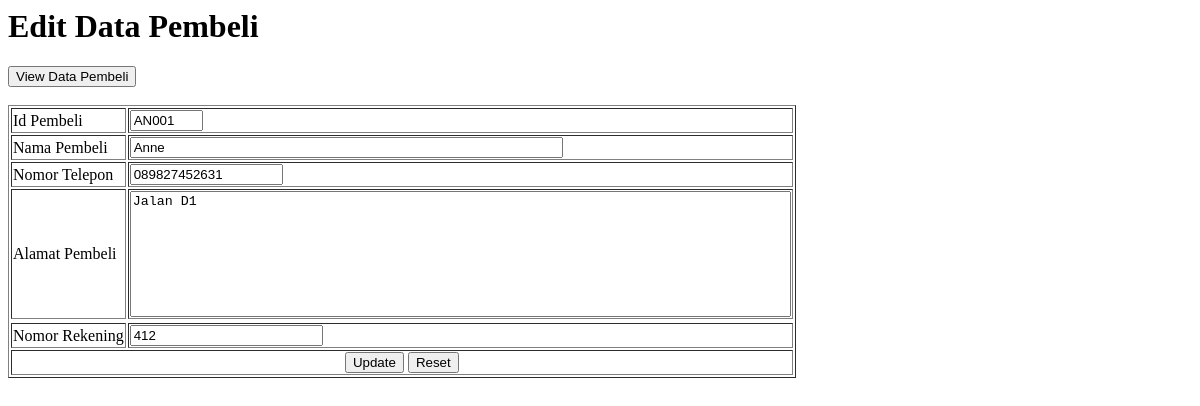
Screenshot of /pembeli-form-edit.php?IdPembeli=AN001 (signed in) with the database file from the repository.
### tables this page shows
CREATE TABLE `pembeli` (
  `IdPembeli` varchar(5) NOT NULL,
  `NamaPembeli` varchar(50) NOT NULL,
  `NoTelp` varchar(15) NOT NULL,
  `AlamatPembeli` varchar(200) NOT NULL,
  `NoRek` varchar(20) NOT NULL
);

### pembeli-form-edit.php (the view, shortened to what this page needs)
<?php
    include_once("functions.php");
?>
<!DOCTYPE html>
<head>
</head>
<body>
    <h1>Edit Data Pembeli</h1>
    <?php
        if (isset($_GET["IdPembeli"]))
        {
            $db = dbConnect();
            $IdPembeli = $db->escape_string($_GET["IdPembeli"]);
            if ($datapembeli = getDataPembeli($IdPembeli))
            {
    ?>
                <a href="pembeli.php"><button>View Data Pembeli</button></a>
                <br><br>
                <form method="post" name="frm" action="pembeli-update.php">
                <table border="1">
                    <tr>
                        <td>Id Pembeli</td>
                        <td><input type="text" name="IdPembeli" size="6" maxlength="5"
                             value="<?php echo $datapembeli["IdPembeli"]; ?>" readonly></td>
                    </tr>
                    <tr>
                        <td>Nama Pembeli</td>
                        <td><input type="text" name="NamaPembeli" size="51" maxlength="50"
                             value="<?php echo $datapembeli["NamaPembeli"]; ?>"></td>
                    </tr>
                    <tr>
                        <td>Nomor Telepon</td>
                        <td><input type="text" name="NoTelp" size="16" maxlength="15"
                             value="<?php echo $datapembeli["NoTelp"]; ?>"></td>
                    </tr>
                    <tr>
                        <td>Alamat Pembeli</td>
                        <td><textarea style="resize: none; align-content: left;" name="AlamatPembeli" cols="80" rows="8"><?php echo $datapembeli["AlamatPembeli"]; ?></textarea></td>
                    </tr>
                    <tr>
                    <tr>
                        <td>Nomor Rekening</td>
                        <td><input type="text" name="NoRek" size="21" maxlength="20"
                             value="<?php echo $datapembeli["NoRek"]; ?>"></td>
                    </tr>
                        <td colspan="2" align="center">
                        <input type="submit" name="TblUpdate" value="Update">
                        <input type="Reset"></td>
                    </tr>
                </table>
                </form>
    <?php
            }
            else
            {
                echo "Pembeli dengan Id : $IdPembeli tidak ada. Pengeditan dibatalkan";
            }
        }
        else
        {
            echo "Id Pembeli tidak ada. Pengeditan dibatalkan.";
        }
    ?>
</body>

### style.css (style rules this page uses)
body { background-color: white; overflow: hidden; }

### rows the page displays
pembeli: IdPembeli "AN001", NamaPembeli "Anne", NoTelp "089827452631", AlamatPembeli "Jalan D1", NoRek "412"
